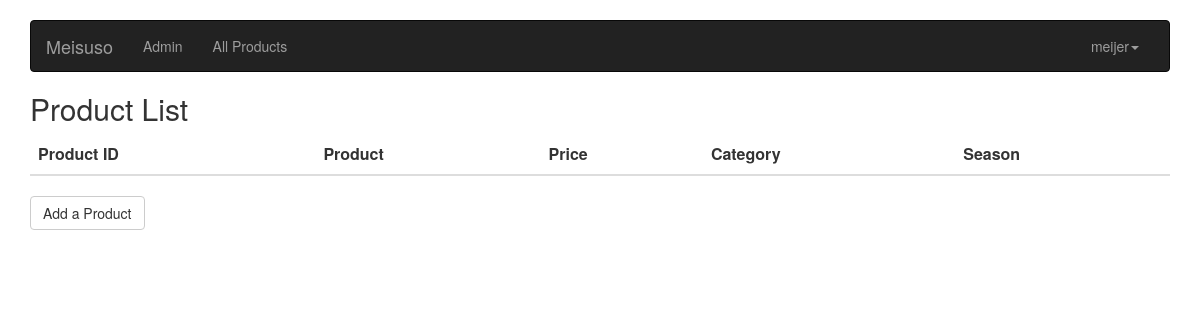
/my-product (signed in), run on an earlier commit of the app's database.
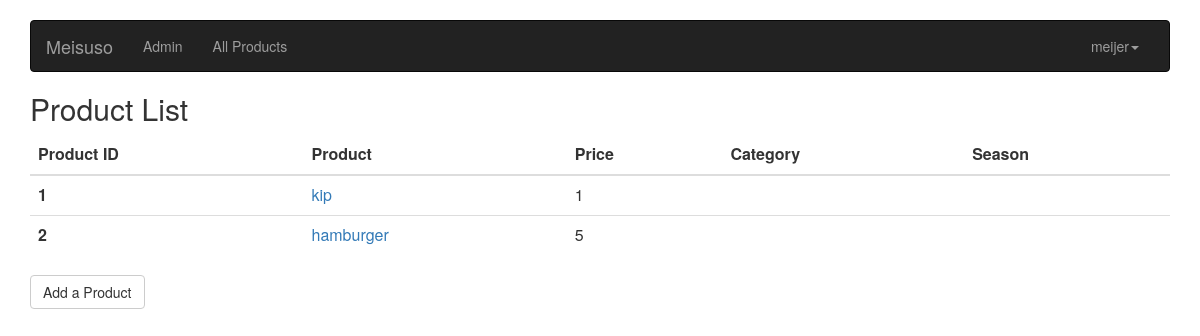
And on a later commit of the database.
### accounts/models.py (models this page shows, shortened)
class Product(models.Model):
    author = models.ForeignKey(User, on_delete=models.CASCADE, null=True, editable=False)
    product_name = models.CharField(max_length=100, default = '')
    price = models.IntegerField(default = 0)
    CAT = (
        ('F', 'Fruit'),
        ('V', 'Vegetable'),
    )
    category = models.CharField(max_length=1, choices=CAT, default = '')
    season = models.CharField(max_length=100, default = '')
    description = models.CharField(max_length=100, default = '')
    unit = models.CharField(max_length=100, default = '')

### accounts/views.py (the view)
# urls.py: path('my-product', views.my_product, name='my-product'),
@login_required
def my_product(request):
    user = request.user
    products = Product.objects.filter(author=request.user)
    template = 'accounts/my_product.html'
    return render(request, template, {'products':products,'user': request.user})

### accounts/templates/accounts/my_product.html (shortened to what this page needs)
{% extends 'base.html' %}
{%block body%}
<h2>Product List</h2><table class="table">
  <thead>
    <tr>
      <th scope="col">Product ID</th>
        <th scope="col">Product</th>
      <th scope="col">Price</th>
      <th scope="col">Category</th>
      <th scope="col">Season</th>
    </tr>
  </thead>
  <tbody>
    {% for Product in products %}
    <tr>
      <th scope="row">{{ Product.id }}</th>
      <td><a href="/account/product_detail/{{Product.id}}" product.id>{{ Product.product_name }}</a></td>
      <td>{{ Product.price }}</td>
      <td>{{ Product.category }}</td>
      <td>{{ Product.season }}</td>
    </tr>{% endfor %}
  </tbody>
</table>
<a href="/account/add-product" class="btn btn-default" role="button">Add a Product</a>
{%endblock%}

### accounts/templates/base.html (shortened to what this page needs)
<html>
  <head>
    <link rel="stylesheet"
    href="https://maxcdn.bootstrapcdn.com/bootstrap/3.3.7/css/bootstrap.min.css"
>
  </head>
<body>
  <br>
  <div class="container">
    <nav class="navbar navbar-inverse">
          <div class="container-fluid">
            <div class="navbar-header">
              <a class="navbar-brand" href="/">Meisuso</a>
            </div>
            <div id="navbar" class="navbar-collapse collapse">
              {% if request.user.is_superuser %}
              <ul class = "nav navbar-nav">
<li><a href="{% url 'view_profile' %}">Admin</a></li>
</ul>
{%endif%}
  {% if user.is_authenticated %}<ul class = "nav navbar-nav">
    <li><a href="{% url 'all-product' %}">All Products</a></li>
  </ul>
              <ul class="nav navbar-nav navbar-right">
                <li class="dropdown">
                  <a href="#" class="dropdown-toggle" data-toggle="dropdown" role="button" aria-haspopup="true" aria-expanded="false">{{user.username}}<span class="caret"></span></a>
                </li>
              </ul>
                {% else %}
<ul class="nav navbar-nav navbar-right">
                <li><a href="{% url 'register' %}">Register</a></li>
                <li><a href="{% url 'login' %}">Log In</a></li>
  </ul>
{% endif %}
            </div>
          </div>
        </nav>
    {% block body %}
    {% endblock%}
    </div>
  </body>
</html>

What changed in the data, as far as the page shows it:
added Product: id "1", product_name "kip", price "1"
added Product: id "2", product_name "hamburger", price "5"
